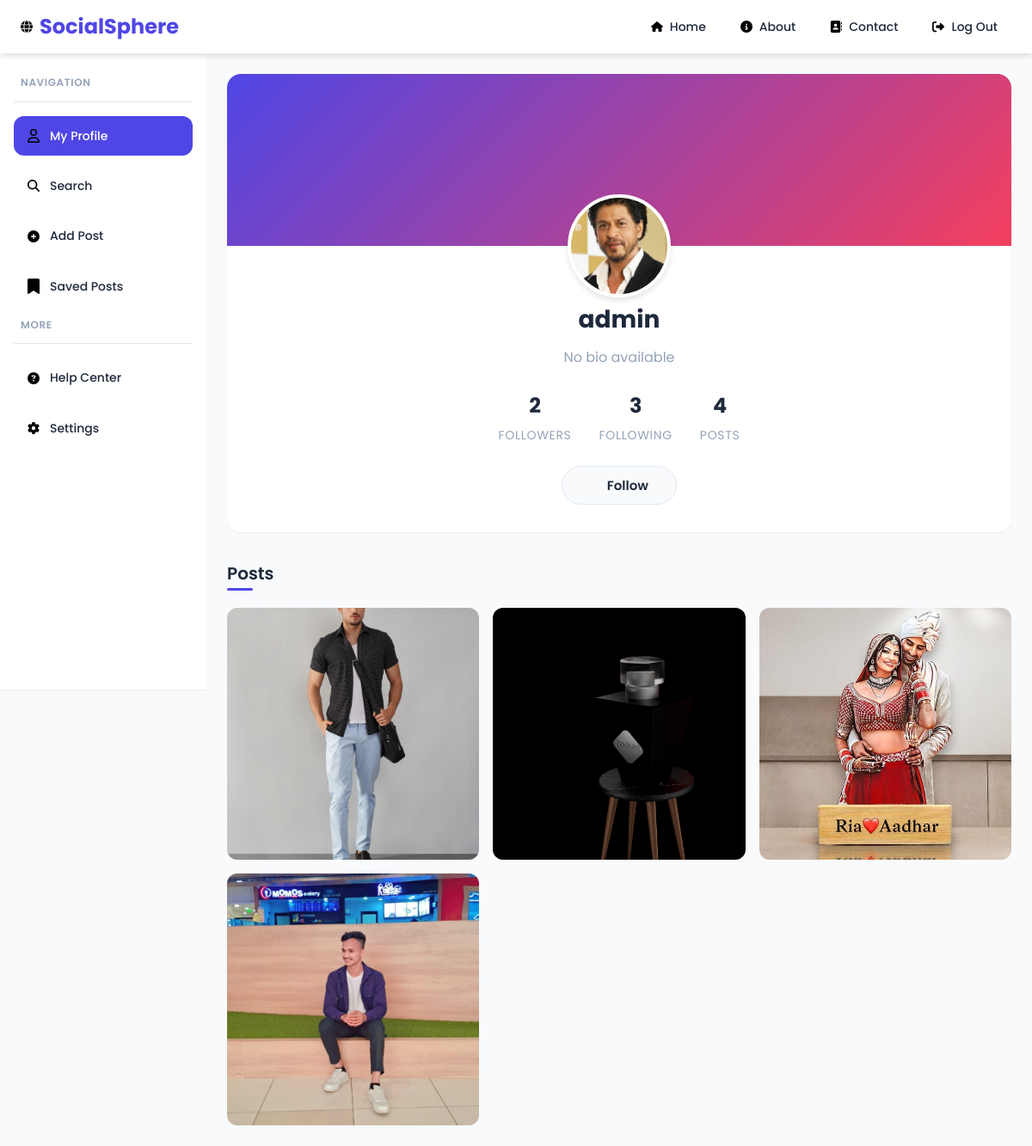
Screenshot of /accounts/profile/admin/ (signed in) with the database file from the repository.
### accounts/models.py (models this page shows, shortened)
class UserProfile(AbstractUser):
    bio = models.TextField(blank=True)
    profile_image = models.ImageField(upload_to='profile_pics/', blank=True, null=True)
    first_name = models.CharField(max_length=30, blank=True)
    last_name = models.CharField(max_length=30, blank=True)
    mobile_no = models.CharField(max_length=15, blank=True)
    email = models.EmailField(unique=True, blank=True, null=True)
    birth_date = models.DateField(null=True, blank=True)
    country = models.CharField(max_length=50, blank=True)

### posts/models.py (models this page shows)
class Post(models.Model):
    user = models.ForeignKey(UserProfile, on_delete=models.CASCADE, related_name='posts')  # ✅ Added related_name
    caption = models.CharField(max_length=255)
    image = models.ImageField(upload_to='posts/', blank=True, null=True)
    created_at = models.DateTimeField(auto_now_add=True)
    def get_like_count(self):
        return self.likes.count()
    get_like_count.short_description = 'Likes'
    def get_comment_count(self):
        return self.comments.count()
    get_comment_count.short_description = 'Comments'

### accounts/views.py (the view)
# urls.py: path('profile/<str:username>/', views.user_profile, name='user_profile'),
@login_required
def user_profile(request, username):
    profile_user = get_object_or_404(UserProfile, username=username)
    is_following = Follow.objects.filter(follower=request.user, following=profile_user).exists()
    followers_count = Follow.objects.filter(following=profile_user).count()
    following_count = Follow.objects.filter(follower=profile_user).count()
    posts = profile_user.posts.all()  # ✅ Fixed: Use 'posts' instead of 'post_set'
    return render(request, 'accounts/user_profile.html', {
        'profile_user': profile_user,
        'is_following': is_following,
        'followers_count': followers_count,
        'following_count': following_count,
        'posts': posts
    })

### accounts/templates/accounts/user_profile.html (shortened to what this page needs)
{% extends 'base.html' %}
{% load static %}
{% block content %}
<div class="profile-container">
    <div class="profile-header">
        <div class="profile-cover"></div>
        <div class="profile-avatar-wrapper">
            <div class="profile-avatar">
                {% if profile_user.profile_image %}
                <img src="{{ profile_user.profile_image.url }}"
                    alt="Profile Image">
                {% else %}
                <img src="{% static 'default_profile.png' %}"
                    alt="Profile Image">
                {% endif %}
            </div>
        </div>
        <div class="profile-info">
            <h1 class="profile-username">{{ profile_user.username }}</h1>
            <p
                class="profile-bio">{{profile_user.bio|default:"No bio available"}}</p>
            <div class="profile-stats">
                <div class="stat-item">
                    <div class="stat-value">{{ followers_count }}</div>
                    <div class="stat-label">Followers</div>
                </div>
                <div class="stat-item">
                    <div class="stat-value">{{ following_count }}</div>
                    <div class="stat-label">Following</div>
                </div>
                <div class="stat-item">
                    <div class="stat-value">{{ posts.count }}</div>
                    <div class="stat-label">Posts</div>
                </div>
            </div>
            {% if profile_user != user %}
            <div class="profile-actions">
                <form method="post"
                    action="{% if is_following %}{% url 'unfollow_user' profile_user.username %}{% else %}{% url 'follow_user' profile_user.username %}{% endif %}">
                    <button type="submit"
                        class="follow-button {% if is_following %}following{% else %}not-following{% endif %}">
                        {% if is_following %}
                        <i class="fas fa-user-check"></i>
                        <span>Following</span>
                        {% else %}
                        <i class="fas fa-user-plus"></i>
                        <span>Follow</span>
                        {% endif %}
                    </button>
                </form>
            </div>
            {% endif %}
        </div>
    </div>
    <div class="posts-section">
        <h2 class="section-title">Posts</h2>
        {% if posts %}
        <div class="posts-grid">
            {% for post in posts %}
            <div class="post-item">
                <img src="{{ post.image.url }}" alt="Post Image">
            </div>
            {% endfor %}
        </div>
        {% endif %}
    </div>
</div>
{% endblock %}

### rows the page displays
UserProfile: profile_image (picture), username "admin", bio "No bio available", count "4"
Post: image (picture)
Post: image (picture)
Post: image (picture)
Post: image (picture)

### other values shown
{{ followers_count }} "2"
{{ following_count }} "3"
